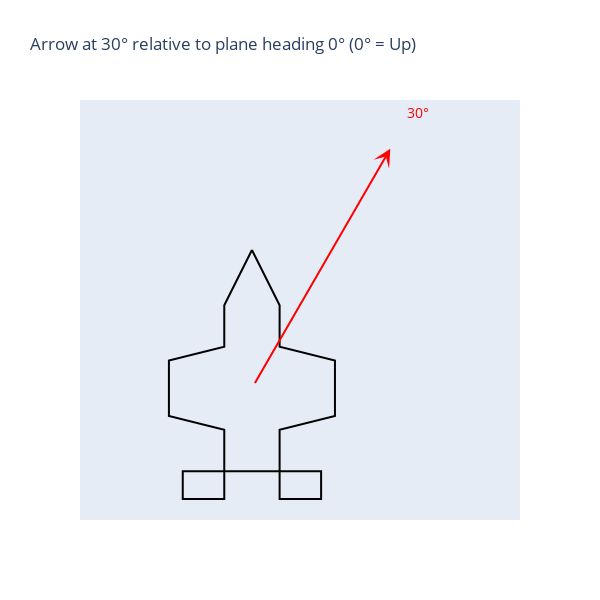

Notebook source saved alongside this figure:
### Code cell
draw_plane_with_arrow(30, plane_heading_deg=0)

### Figure 1 — Plotly figure (JSON) as saved in the notebook; plotly's stock layout.template omitted (floating-point values rounded to 4 significant figures)
{"data": [{"line": {"color": "black", "width": 2}, "mode": "lines", "name": "Plane Outline", "type": "scatter", "x": [0, 0.2, 0.2, 0.6, 0.6, 0.2, 0.2, 0.5, 0.5, 0.2, 0.2, -0.2, -0.2, -0.5, -0.5, -0.2, -0.2, -0.6, -0.6, -0.2, -0.2, 0], "y": [1, 0.6, 0.3, 0.2, -0.2, -0.3, -0.6, -0.6, -0.8, -0.8, -0.6, -0.6, -0.8, -0.8, -0.6, -0.6, -0.3, -0.2, 0.2, 0.3, 0.6, 1]}, {"mode": "text", "showlegend": false, "text": ["30°"], "textfont": {"color": "red", "size": 14}, "textposition": "top center", "type": "scatter", "x": [1.2], "y": [1.932]}], "layout": {"annotations": [{"arrowcolor": "red", "arrowhead": 3, "arrowsize": 1.5, "arrowwidth": 2, "ax": 0, "axref": "x", "ay": 0, "ayref": "y", "showarrow": true, "x": 1.0, "xref": "x", "y": 1.732, "yref": "y"}], "height": 600, "showlegend": false, "title": {"text": "Arrow at 30° relative to plane heading 0° (0° = Up)"}, "width": 600, "xaxis": {"autorange": true, "domain": [0, 1], "range": [-1.243, 1.937], "scaleanchor": "y", "scaleratio": 1, "type": "linear", "visible": false}, "yaxis": {"autorange": true, "domain": [0, 1], "range": [-0.9518, 2.084], "type": "linear", "visible": false}}}
